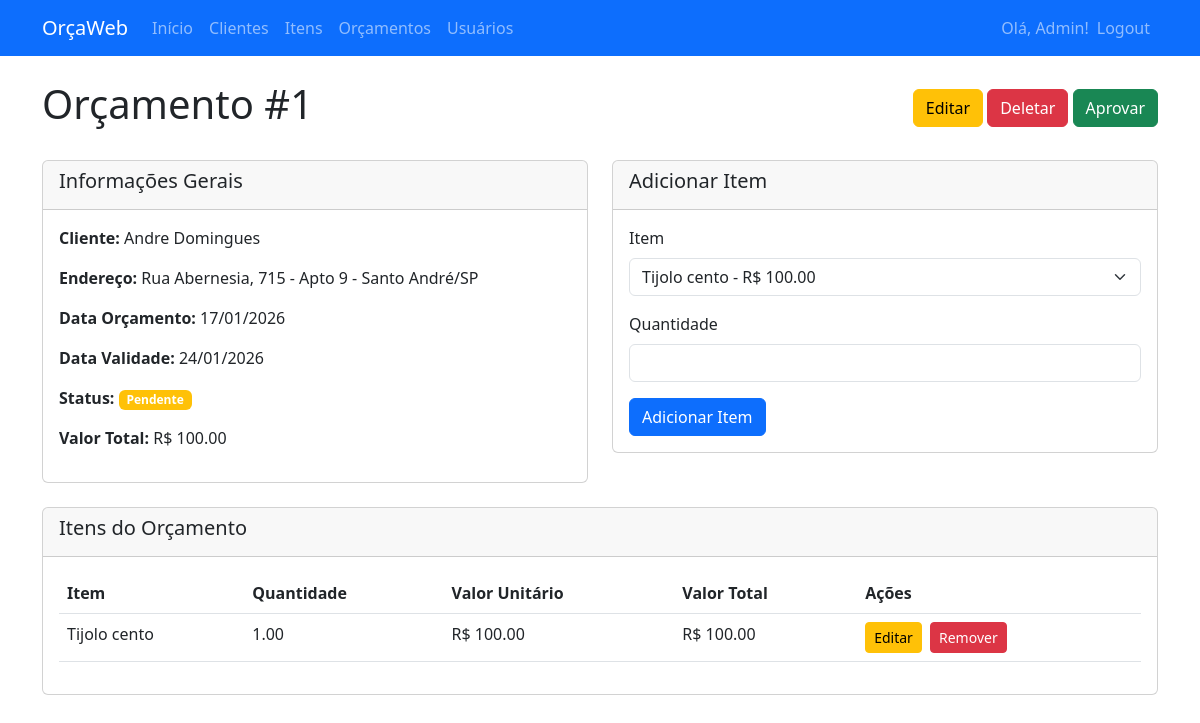
Page /orcamento/1 (signed in) on the committed database.
### app/models.py (models this page shows)
class Usuario(db.Model, UserMixin):
    __tablename__ = 'usuarios'
    id = db.Column(db.Integer, primary_key=True)
    nome = db.Column(db.String(100), nullable=False)
    email = db.Column(db.String(120), unique=True, nullable=False)
    senha_hash = db.Column(db.String(128), nullable=False)
    ativo = db.Column(db.Boolean, default=True)
    orcamentos = db.relationship('Orcamento', backref='usuario', lazy=True)

class Orcamento(db.Model):
    __tablename__ = 'orcamentos'
    id = db.Column(db.Integer, primary_key=True)
    cliente_id = db.Column(db.Integer, db.ForeignKey('clientes.id'), nullable=False)
    usuario_id = db.Column(db.Integer, db.ForeignKey('usuarios.id'), nullable=False)
    endereco_cliente_id = db.Column(db.Integer, db.ForeignKey('enderecos_cliente.id'), nullable=False)
    data_orcamento = db.Column(db.Date, nullable=False)
    data_validade = db.Column(db.Date, nullable=False)
    valor_total = db.Column(db.Numeric(10, 2), nullable=False)
    aprovado = db.Column(db.Boolean, default=False)
    endereco = db.relationship('EnderecoCliente', backref='orcamentos')
    itens = db.relationship('OrcamentoItem', backref='orcamento', lazy=True, cascade='all, delete-orphan')

class Cliente(db.Model):
    __tablename__ = 'clientes'
    id = db.Column(db.Integer, primary_key=True)
    nome = db.Column(db.String(100), nullable=False)
    observacoes = db.Column(db.Text)
    criado_em = db.Column(db.DateTime, default=datetime.utcnow)
    contatos = db.relationship('ContatoCliente', backref='cliente', lazy=True)
    enderecos = db.relationship('EnderecoCliente', backref='cliente', lazy=True)
    orcamentos = db.relationship('Orcamento', backref='cliente', lazy=True)

class EnderecoCliente(db.Model):
    __tablename__ = 'enderecos_cliente'
    id = db.Column(db.Integer, primary_key=True)
    cliente_id = db.Column(db.Integer, db.ForeignKey('clientes.id'), nullable=False)
    logradouro = db.Column(db.String(200), nullable=False)
    numero = db.Column(db.String(10), nullable=False)
    complemento = db.Column(db.String(100))
    bairro = db.Column(db.String(100), nullable=False)
    cidade = db.Column(db.String(100), nullable=False)
    estado = db.Column(db.String(2), nullable=False)
    cep = db.Column(db.String(10), nullable=False)

class OrcamentoItem(db.Model):
    __tablename__ = 'orcamento_itens'
    id = db.Column(db.Integer, primary_key=True)
    orcamento_id = db.Column(db.Integer, db.ForeignKey('orcamentos.id'), nullable=False)
    item_id = db.Column(db.Integer, db.ForeignKey('itens.id'), nullable=False)
    quantidade = db.Column(db.Numeric(10, 2), nullable=False)
    valor_unitario = db.Column(db.Numeric(10, 2), nullable=False)
    valor_total = db.Column(db.Numeric(10, 2), nullable=False)

class Item(db.Model):
    __tablename__ = 'itens'
    id = db.Column(db.Integer, primary_key=True)
    nome = db.Column(db.String(100), nullable=False)
    tipo = db.Column(db.String(20), nullable=False)  # produto/serviço
    descricao = db.Column(db.Text)  # Campo extra sugerido
    unidade = db.Column(db.String(20), default='unidade')  # Campo extra sugerido
    valor_unitario = db.Column(db.Numeric(10, 2), nullable=False)
    orcamento_itens = db.relationship('OrcamentoItem', backref='item', lazy=True)

### app/routes.py (the view)
@bp.route('/orcamento/<int:id>')
@login_required
def orcamento_detalhes(id):
    orcamento = Orcamento.query.get_or_404(id)
    item_form = OrcamentoItemForm()
    return render_template('orcamento_detalhes.html', orcamento=orcamento, item_form=item_form, app_nome='OrçaWeb', empresa_nome='Sua Empresa', logo_url='')

### app/forms.py
class OrcamentoItemForm(FlaskForm):
    item_id = SelectField('Item', coerce=int, validators=[DataRequired()])
    quantidade = DecimalField('Quantidade', validators=[DataRequired(), NumberRange(min=0)])
    submit = SubmitField('Adicionar Item')
    def __init__(self, *args, **kwargs):
        super(OrcamentoItemForm, self).__init__(*args, **kwargs)
        self.item_id.choices = [(i.id, f"{i.nome} - R$ {i.valor_unitario}") for i in Item.query.all()]

### app/__init__.py (called while the page is built)
@login_manager.user_loader
def load_user(user_id):
    from .models import Usuario
    return Usuario.query.get(int(user_id))

### templates/orcamento_detalhes.html (shortened to what this page needs)
{% extends "base.html" %}
{% block content %}
<div class="d-flex justify-content-between align-items-center mb-4">
    <h1>Orçamento #{{ orcamento.id }}</h1>
    <div>
        {% if not orcamento.aprovado %}
        <a href="{{ url_for('main.orcamento_editar', id=orcamento.id) }}" class="btn btn-warning">Editar</a>
        <a href="{{ url_for('main.orcamento_deletar', id=orcamento.id) }}" class="btn btn-danger" onclick="return confirm('Tem certeza?')">Deletar</a>
        <a href="{{ url_for('main.orcamento_aprovar', id=orcamento.id) }}" class="btn btn-success" onclick="return confirm('Aprovar orçamento?')">Aprovar</a>
        {% endif %}
    </div>
</div>
<div class="row">
    <div class="col-md-6">
        <div class="card">
            <div class="card-header">
                <h5>Informações Gerais</h5>
            </div>
            <div class="card-body">
                <p><strong>Cliente:</strong> {{ orcamento.cliente.nome }}</p>
                <p><strong>Endereço:</strong> {{ orcamento.endereco.logradouro }}, {{ orcamento.endereco.numero }}{% if orcamento.endereco.complemento %} - {{ orcamento.endereco.complemento }}{% endif %} - {{ orcamento.endereco.cidade }}/{{ orcamento.endereco.estado }}</p>
                <p><strong>Data Orçamento:</strong> {{ orcamento.data_orcamento.strftime('%d/%m/%Y') }}</p>
                <p><strong>Data Validade:</strong> {{ orcamento.data_validade.strftime('%d/%m/%Y') }}</p>
                <p><strong>Status:</strong>
                    {% if orcamento.aprovado %}
                        <span class="badge bg-success">Aprovado</span>
                    {% else %}
                        <span class="badge bg-warning">Pendente</span>
                    {% endif %}
                </p>
                <p><strong>Valor Total:</strong> R$ {{ "%.2f"|format(orcamento.valor_total) }}</p>
            </div>
        </div>
    </div>
    <div class="col-md-6">
        {% if not orcamento.aprovado %}
        <div class="card">
            <div class="card-header">
                <h5>Adicionar Item</h5>
            </div>
            <div class="card-body">
                <form method="POST" action="{{ url_for('main.orcamento_item_adicionar', orcamento_id=orcamento.id) }}">
                    <div class="mb-3">
                        {{ item_form.item_id.label(class="form-label") }}
                        {{ item_form.item_id(class="form-select") }}
                    </div>
                    <div class="mb-3">
                        {{ item_form.quantidade.label(class="form-label") }}
                        {{ item_form.quantidade(class="form-control") }}
                    </div>
                    {{ item_form.submit(class="btn btn-primary") }}
                </form>
            </div>
        </div>
        {% endif %}
    </div>
</div>
<div class="row mt-4">
    <div class="col-md-12">
        <div class="card">
            <div class="card-header">
                <h5>Itens do Orçamento</h5>
            </div>
            <div class="card-body">
                {% if orcamento.itens %}
                    <table class="table">
                        <thead>
                            <tr>
                                <th>Item</th>
                                <th>Quantidade</th>
                                <th>Valor Unitário</th>
                                <th>Valor Total</th>
                                {% if not orcamento.aprovado %}
                                <th>Ações</th>
                                {% endif %}
                            </tr>
                        </thead>
                        <tbody>
                            {% for item in orcamento.itens %}
                            <tr>
                                <td>{{ item.item.nome }}</td>
                                <td>{{ item.quantidade }}</td>
                                <td>R$ {{ "%.2f"|format(item.valor_unitario) }}</td>
                                <td>R$ {{ "%.2f"|format(item.valor_total) }}</td>
                                {% if not orcamento.aprovado %}
                                <td>
                                    <a href="#" class="btn btn-sm btn-warning me-1" onclick="editarQuantidade({{ item.id }}, {{ item.quantidade }})">Editar</a>
                                    <a href="{{ url_for('main.orcamento_item_remover', orcamento_id=orcamento.id, item_id=item.id) }}" class="btn btn-sm btn-danger" onclick="return confirm('Remover item?')">Remover</a>
                                </td>
                                {% endif %}
                            </tr>
                            {% endfor %}
                        </tbody>
                    </table>
                {% else %}
                    <p>Nenhum item adicionado.</p>
                {% endif %}
            </div>
        </div>
    </div>
</div>
{% endblock %}

### templates/base.html (shortened to what this page needs)
<!DOCTYPE html>
<html lang="pt-BR">
<head>
    <link href="https://cdn.jsdelivr.net/npm/bootstrap@5.3.0/dist/css/bootstrap.min.css" rel="stylesheet">
    <link rel="stylesheet" href="https://cdn.jsdelivr.net/npm/bootstrap-icons@1.10.0/font/bootstrap-icons.css">
</head>
<body>
    <nav class="navbar navbar-expand-lg navbar-dark bg-primary">
        <div class="container">
            {% if logo_url %}
                <img src="{{ logo_url }}" alt="Logo" class="navbar-brand" style="height: 40px;">
            {% else %}
                <a class="navbar-brand" href="#">{{ app_nome }}</a>
            {% endif %}
            <div class="collapse navbar-collapse" id="navbarNav">
                <ul class="navbar-nav me-auto">
                    <li class="nav-item">
                        <a class="nav-link" href="{{ url_for('main.index') }}">Início</a>
                    </li>
                    <li class="nav-item">
                        <a class="nav-link" href="{{ url_for('main.clientes') }}">Clientes</a>
                    </li>
                    <li class="nav-item">
                        <a class="nav-link" href="{{ url_for('main.itens') }}">Itens</a>
                    </li>
                    <li class="nav-item">
                        <a class="nav-link" href="{{ url_for('main.orcamentos') }}">Orçamentos</a>
                    </li>
                    {% if current_user.is_authenticated and current_user.email == 'admin@example.com' %}
                    <li class="nav-item">
                        <a class="nav-link" href="{{ url_for('main.usuarios') }}">Usuários</a>
                    </li>
                    {% endif %}
                </ul>
                <ul class="navbar-nav d-flex align-items-center">
                    <li class="nav-item">
                        <span class="navbar-text">Olá, {{ current_user.nome }}!</span>
                    </li>
                    <li class="nav-item">
                        <a class="nav-link" href="{{ url_for('main.logout') }}">Logout</a>
                    </li>
                </ul>
            </div>
        </div>
    </nav>
    <div class="container mt-4">
        {% block content %}{% endblock %}
    </div>
</body>
</html>

### rows in the picture
Usuario: nome "Admin"
Orcamento: id "1", data_orcamento "17/01/2026", data_validade "24/01/2026", valor_total "100.00"
Cliente: cliente.nome "Andre Domingues"
EnderecoCliente: endereco.logradouro "Rua Abernesia", endereco.numero "715", endereco.complemento "Apto 9", endereco.cidade "Santo André", endereco.estado "SP"
OrcamentoItem: item.nome "Tijolo cento", quantidade "1.00", valor_unitario "100.00", valor_total "100.00"

### other values in the picture
{{ app_nome }} "OrçaWeb"
{{ item_form.item_id.label(class="form-label") }} "Item"
{{ item_form.quantidade.label(class="form-label") }} "Quantidade"
